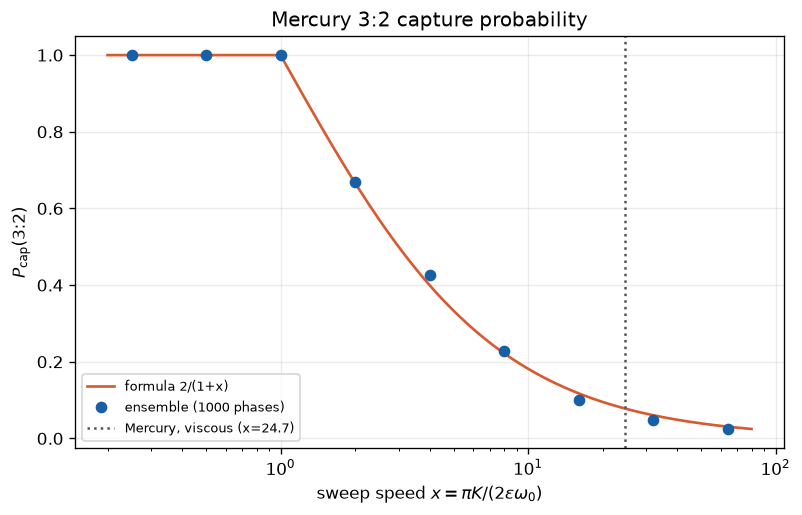

Here is the Python script that generated this plot:
#!/usr/bin/env python3
"""
ch5_mercury_capture.py  --  Re-implementation (2026-09-28) of the lost Chapter 5 (v2) script
                            "Mercury 3:2 capture probability".

CLAIM TESTED  (docs/cosmology/05-axial-spin-tidal-locking-inflow/ "The 3:2 capture probability,
               computed (v2)"; 16-open-problems-gathered/; axj log #5)
------------
Page text: "for the constant-Q model Goldreich & Peale (1966) give P_cap ~ 0.07, while core-mantle
friction and a chaotically higher past eccentricity raise it to ~0.55-0.73 (Correia & Laskar
2004). A vectorised ensemble integration of the resonant pendulum
    gamma'' = -1/2 w0^2 sin 2 gamma - drift - friction(gamma')
(libration period 15.7 yr, matching the observed 12-15 yr) reproduces the mechanism: capture is
probabilistic, falling as the tidal sweep speeds up (1.00 -> 0.06) and rising with friction."
The capture probability is standard spin-orbit physics (not framework-specific); the tidal torque
is the gradient of the inflow (Ch 5), which at this level is identical to conventional tides.

INPUTS  (no fitting)
------
* Mercury: e = 0.2056, orbital period P_orb = 87.969 d (JPL fact sheet).
* Triaxiality (B-A)/C = 1.2e-4 (the value the page states for Mercury).
* Resonance strengths H(p,e): Goldreich-Peale e-function series (same truncated series as the
  legacy ch5_spin_tidal.py part D).
* Tidal models (the only choice, and it is the one the page says the probability depends on):
    viscous / constant time-lag :  torque_p ∝ -H_p^2 (theta' - p n)
    constant-Q (constant lag)   :  torque_p ∝ -H_p^2 sign(theta' - p n)      (Goldreich & Peale 1966)
  Near theta' = 3n/2 each model splits into a constant drift K and a gamma'-dependent part.
* Ensemble: 1000 initial phases on a uniform deterministic grid (no random numbers).

ALGORITHM
---------
(1) libration period of the 3:2:  w0 = n sqrt(3 (B-A)/C * H(3/2,e)); analytic, and measured by
    integrating the conservative averaged pendulum in physical time.
(2) capture probability for a slow drift across the separatrix (energy-balance / GP formula):
      P = (dE_upper + dE_lower) / dE_upper, separatrix gamma' = w0 cos gamma
      viscous : P = 2 / (1 + pi K / (2 eps w0))           (K/eps fixed by the H_p)
      const-Q : P = 2 K1 / (K0 + K1)                         (K1 = H_{3/2}^2, K0 = sum of the rest)
    and a vectorised ensemble check of each formula.
(3) sweep: P versus sweep speed x = pi K/(2 eps w0) on a doubling grid x = 1/4 ... 64
    (grid fixed a priori; its endpoint sets the smallest P printed).
(4) friction: add a core-mantle-like linear damping eps_c gamma' at Mercury's viscous K; P vs eps_c/eps.
(5) eccentricity: viscous-model P at e = 0.10, 0.206, 0.30 (series truncated; e <~ 0.3).
EXPECTED OUTPUT (page): libration period 15.7 yr; P falling 1.00 -> 0.06 with sweep speed, rising
with friction; constant-Q P ~ 0.07 (GP66, literature); 0.55-0.73 (CL04, literature, not re-run).
DEPENDENCIES: numpy (matplotlib optional). Deterministic.
"""
import numpy as np

E_MERC = 0.2056
P_ORB_D = 87.969
BAC = 1.2e-4
DAY = 86400.0; YR = 365.25*DAY


def Hpe(e):
    """Goldreich-Peale resonance strengths (truncated series), p = spin/orbit ratio."""
    return {0.5: -e/2 + e**3/16,
            1.0: 1 - 5*e**2/2 + 13*e**4/16,
            1.5: 7*e/2 - 123*e**3/16,
            2.0: 17*e**2/2 - 115*e**4/6,
            2.5: 845*e**3/48,
            3.0: 533*e**4/16}


def model_coeffs(e):
    """Drift/dissipation split of the tidal torque near theta' = 1.5 n (units of n, common factor dropped)."""
    H = Hpe(e); H2 = {p: H[p]**2 for p in H}
    # viscous: torque = -sum H_p^2 (1.5 n + gamma' - p n)  =  -K - eps*gamma'
    K_v = sum(H2[p]*(1.5 - p) for p in H2); eps_v = sum(H2.values())
    # constant-Q: torque = -sum_{p != 1.5} H_p^2 sign(1.5-p) - H_{1.5}^2 sign(gamma')
    K0 = sum(H2[p]*np.sign(1.5 - p) for p in H2 if p != 1.5); K1 = H2[1.5]
    return K_v, eps_v, K0, K1


def w0_over_n(e, bac=BAC):
    return np.sqrt(3*bac*abs(Hpe(e)[1.5]))


def P_viscous(x):            # x = pi K / (2 eps w0)
    return min(1.0, 2/(1 + x))


def ensemble(torque, gdot0=1.2, t_end=None, dt=0.1, nphase=1000, K_scale=None):
    """Averaged pendulum in units w0 = 1:  g'' = -1/2 sin 2g + torque(g').
    Start above the separatrix with gamma' = gdot0 and a uniform grid of phases; return the fraction
    inside the separatrix (E < 1/4) at the end."""
    g = np.linspace(0, np.pi, nphase, endpoint=False)
    w = np.full(nphase, gdot0)
    nsteps = int(t_end/dt)
    for _ in range(nsteps):
        w += (-0.5*np.sin(2*g) + torque(w))*dt
        g += w*dt
    Eng = 0.5*w**2 - 0.25*np.cos(2*g)
    return float(np.mean(Eng < 0.25))


if __name__ == "__main__":
    print("=" * 92)
    print(" ch5_mercury_capture.py -- probability of capture into Mercury's 3:2 spin-orbit resonance")
    print("=" * 92)
    H = Hpe(E_MERC)
    n = 2*np.pi/(P_ORB_D*DAY)
    r = w0_over_n(E_MERC)
    P_lib_an = 2*np.pi/(r*n)/YR
    print(f"(1) libration: e={E_MERC}, (B-A)/C={BAC:.1e}, H(3/2,e)={H[1.5]:.4f}  ->  w0/n = {r:.5f}")
    print(f"    analytic small-amplitude libration period = {P_lib_an:.2f} yr")
    # numerical: conservative averaged pendulum in physical time, small amplitude
    w0 = r*n; dtp = (2*np.pi/w0)/4000; g = 0.05; wv = 0.0; t = 0.0; crossings = []
    prev = g
    for i in range(4000*6):
        wv += -0.5*w0**2*np.sin(2*g)*dtp; g += wv*dtp; t += dtp
        if prev < 0 <= g: crossings.append(t)
        prev = g
    P_lib_num = np.mean(np.diff(crossings))/YR
    print(f"    integrated pendulum libration period       = {P_lib_num:.2f} yr   (page: 15.7 yr; observed 12-15 yr)")

    K_v, eps_v, K0, K1 = model_coeffs(E_MERC)
    x_M = np.pi*(K_v/eps_v)/(2*r)       # K/eps is in units of n; w0 = r n
    print(f"\n(2) tidal-model split near theta'=1.5n at e={E_MERC}:")
    print(f"    viscous : K/eps = {K_v/eps_v:.4f} n  (pseudo-synchronous spin 1.5-K/eps = {1.5-K_v/eps_v:.3f} n)")
    print(f"              x = pi K/(2 eps w0) = {x_M:.2f}  ->  P_cap = 2/(1+x) = {P_viscous(x_M):.3f}")
    PQ = 2*K1/(K0 + K1)
    print(f"    const-Q : K0 = {K0:.4f}, K1 = H(3/2)^2 = {K1:.4f}  ->  P_cap = 2K1/(K0+K1) = {PQ:.3f}")
    print(f"    (page, citing GP66 'constant-Q': P ~ 0.07)")

    # ensemble checks of both formulas (w0 = 1 units)
    eps = 5e-4
    Kv = x_M*2*eps/np.pi
    Pv_ens = ensemble(lambda w: -Kv - eps*w, t_end=2.9/Kv)
    k1 = 1e-3; k0 = k1*K0/K1; delta = 0.02
    PQ_ens = ensemble(lambda w: -k0 - k1*np.tanh(w/delta), t_end=2.9/(k0 + k1*0.0) if k0 > 0 else 1e4, dt=0.02)
    print(f"    ensemble (1000 phases): viscous P = {Pv_ens:.3f} (formula {P_viscous(x_M):.3f});"
          f"  const-Q P = {PQ_ens:.3f} (formula {PQ:.3f})")

    print("\n(3) sweep speed: P versus x = pi K/(2 eps w0), eps = 5e-4 w0 (viscous torque)")
    xs = [0.25, 0.5, 1, 2, 4, 8, 16, 32, 64]
    Ps = []
    for x in xs:
        K = x*2*eps/np.pi
        P = ensemble(lambda w, K=K: -K - eps*w, t_end=min(2.9/K, 12/eps) + 4/eps)
        Ps.append(P)
        print(f"    x = {x:6.2f}  ensemble P = {P:.3f}   formula {P_viscous(x):.3f}")

    print("\n(4) friction: extra linear (core-mantle-like) damping eps_c at Mercury's viscous K")
    Pf = []
    for f in (0, 1, 3, 10, 30):
        et = eps*(1 + f)
        P = ensemble(lambda w, et=et: -Kv - et*w, t_end=2.9/Kv)
        Pf.append(P)
        print(f"    eps_c/eps = {f:3d}  ensemble P = {P:.3f}   formula {min(1, 2/(1 + np.pi*Kv/(2*et))):.3f}")

    print("\n(5) eccentricity (viscous model, formula; series truncated, e <~ 0.3):")
    for e in (0.10, 0.206, 0.30):
        Kv_e, eps_e, _, _ = model_coeffs(e)
        if Kv_e <= 0:
            print(f"    e = {e:5.3f}  K/eps = {Kv_e/eps_e:+.3f} n: pseudo-synchronous spin {1.5-Kv_e/eps_e:.3f} n lies ABOVE"
                  f" 1.5 n -> the viscous drift never reaches the 3:2 (no capture formula applies)")
            continue
        x = np.pi*(Kv_e/eps_e)/(2*w0_over_n(e))
        print(f"    e = {e:5.3f}  x = {x:6.2f}  P = {P_viscous(x):.3f}")

    print("\nREADING: capture is probabilistic; P falls as the sweep speeds up and rises with friction.")
    print("The ~7 % figure is reproduced by the VISCOUS (constant time-lag) torque at (B-A)/C = 1.2e-4;")
    print("the frequency-independent constant-Q torque gives a much larger P (see (2)). The CL04 values")
    print("0.55-0.73 (core-mantle friction + chaotic eccentricity) are cited, not re-derived here.")

    try:
        import matplotlib; matplotlib.use("Agg"); import matplotlib.pyplot as plt
        fig, ax = plt.subplots(figsize=(6.8, 4.4))
        xx = np.logspace(np.log10(0.2), np.log10(80), 200)
        ax.semilogx(xx, [P_viscous(v) for v in xx], color="#D85A30", lw=1.6, label="formula 2/(1+x)")
        ax.semilogx(xs, Ps, "o", color="#185FA5", label="ensemble (1000 phases)")
        ax.axvline(x_M, ls=":", color="#555", label=f"Mercury, viscous (x={x_M:.1f})")
        ax.set_xlabel(r"sweep speed $x=\pi K/(2\varepsilon\omega_0)$"); ax.set_ylabel(r"$P_{\rm cap}$(3:2)")
        ax.set_title("Mercury 3:2 capture probability"); ax.legend(fontsize=8); ax.grid(alpha=0.25)
        plt.tight_layout(); plt.savefig("ch5_mercury_capture.png", dpi=120, bbox_inches="tight"); plt.close()
        print("[figure written: ch5_mercury_capture.png]")
    except Exception as exc:
        print(f"[matplotlib unavailable: {exc}] numbers above are the result.")
